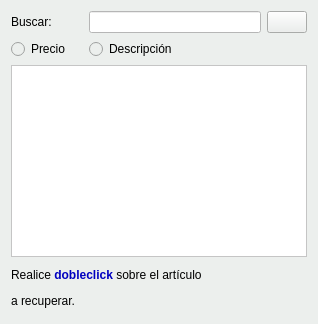
            <widget class="QWidget" name="tab_2">
             <property name="styleSheet">
              <string notr="true">background-color: #ecefed;</string>
             </property>
             <attribute name="icon">
              <iconset resource="terra.qrc">
               <normaloff>:/Icons/PNG/search.png</normaloff>:/Icons/PNG/search.png</iconset>
             </attribute>
             <attribute name="title">
              <string>Búsqueda Rápida</string>
             </attribute>
             <layout class="QGridLayout" name="gridLayout_19">
              <item row="0" column="0">
               <widget class="QLabel" name="label">
                <property name="text">
                 <string>Buscar:</string>
                </property>
               </widget>
              </item>
              <item row="2" column="0" colspan="3">
               <widget class="QTableView" name="TablaBuscarArt">
                <property name="styleSheet">
                 <string notr="true">background-color: rgb(255, 255, 255);</string>
                </property>
               </widget>
              </item>
              <item row="1" column="0">
               <widget class="QRadioButton" name="radPrecio">
                <property name="minimumSize">
                 <size>
                  <width>72</width>
                  <height>0</height>
                 </size>
                </property>
                <property name="text">
                 <string>Precio</string>
                </property>
               </widget>
              </item>
              <item row="0" column="2">
               <widget class="QPushButton" name="botBuscarArtRapido">
                <property name="icon">
                 <iconset resource="terra.qrc">
                  <normaloff>:/Icons/PNG/search.png</normaloff>:/Icons/PNG/search.png</iconset>
                </property>
               </widget>
              </item>
              <item row="0" column="1">
               <widget class="QLineEdit" name="txtBuscarArticulo">
                <property name="styleSheet">
                 <string notr="true">background-color: rgb(255, 255, 255);</string>
                </property>
               </widget>
              </item>
              <item row="1" column="1">
               <widget class="QRadioButton" name="radDescripcion">
                <property name="minimumSize">
                 <size>
                  <width>100</width>
                  <height>0</height>
                 </size>
                </property>
                <property name="text">
                 <string>Descripción</string>
                </property>
               </widget>
              </item>
              <item row="3" column="0" colspan="2">
               <widget class="QLabel" name="lblMensajeRecuperar">
                <property name="minimumSize">
                 <size>
                  <width>250</width>
                  <height>50</height>
                 </size>
                </property>
                <property name="text">
                 <string>&lt;html&gt;&lt;head/&gt;&lt;body&gt;&lt;p&gt;Realice&lt;span style=&quot; font-weight:600; color:#0000c0;&quot;&gt; dobleclick&lt;/span&gt; sobre el artículo&lt;/p&gt;&lt;p&gt;a recuperar.&lt;/p&gt;&lt;/body&gt;&lt;/html&gt;</string>
                </property>
               </widget>
              </item>
             </layout>
            </widget>
